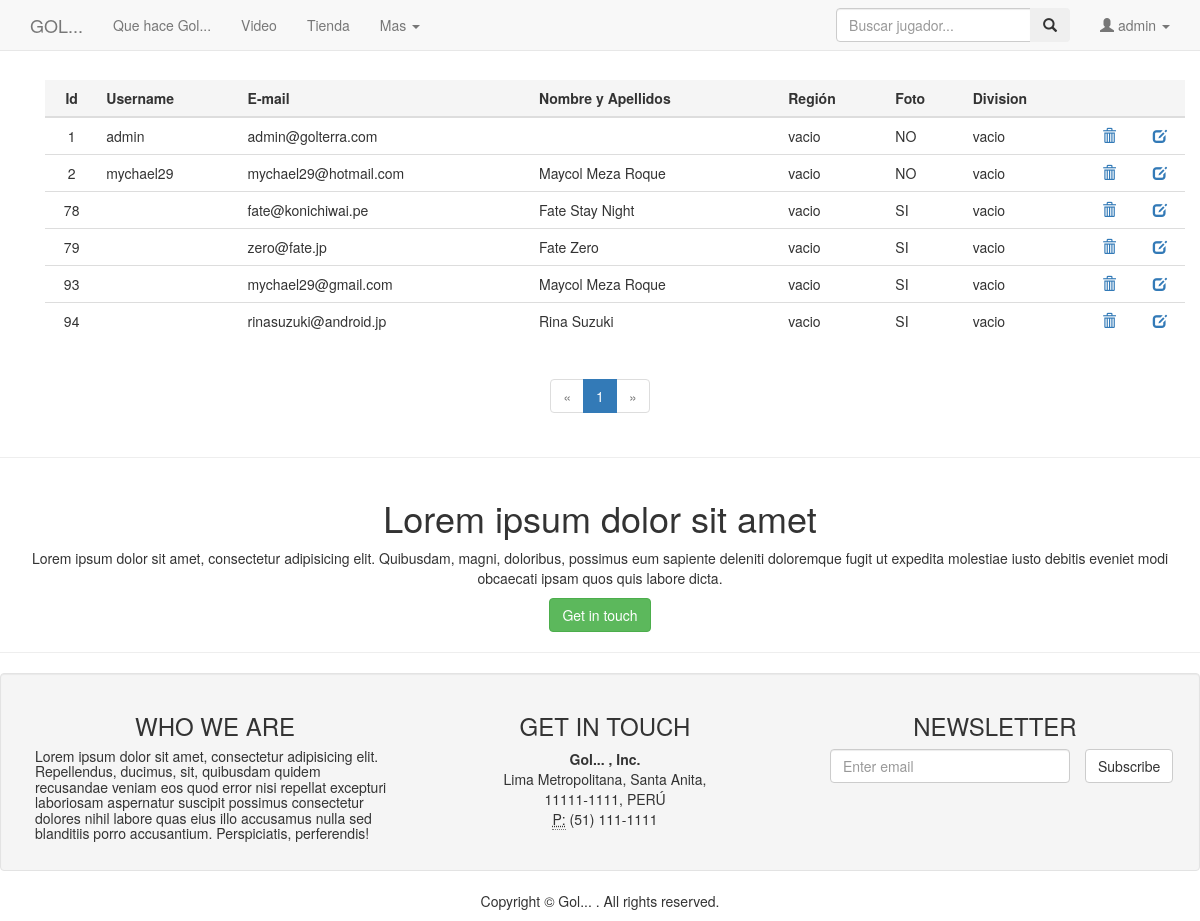
The app's page /golterra_v1/index_users.php (signed in) with its own data.
### tables this page shows
CREATE TABLE `usuarios` (
  `iduser_` int(9) NOT NULL,
  `username` varchar(45) DEFAULT NULL,
  `email` varchar(100) NOT NULL,
  `password` varchar(45) NOT NULL,
  `photo` varchar(150) DEFAULT NULL,
  `nombres` varchar(100) DEFAULT NULL,
  `region` varchar(45) DEFAULT NULL
);

### golterra_v1/modelo/paginacion.php (called while the page is built)
<?php
include('../config.php') ;
try{
	$conexion = new PDO($host,$usernameserver,$passwordserver);
	$conexion -> setAttribute(PDO::ATTR_ERRMODE, PDO::ERRMODE_EXCEPTION);
	$conexion -> exec("SET CHARACTER SET UTF8");
}catch(Exception $e){
	die("Error " . $e->getMessage());
	echo "Linea del error " . $e->getLine();
}
	$tamagno_paginas=18;
    if(isset($_GET["pagina"])){
		if ($_GET["pagina"]==1){
			header("Location:index_users.php");
		}else{
			$pagina=$_GET["pagina"];
		}
	}else{
		$pagina=1;
	}
	$empezar_desde=($pagina-1)*$tamagno_paginas;
	$sql_total="SELECT username, email, nombres FROM usuarios";
	$resultado=$conexion->prepare($sql_total);
	$resultado->execute(array());
	$num_filas=$resultado->rowCount();
	$total_paginas=ceil($num_filas/$tamagno_paginas);
?>

### golterra_v1/index_users.php (the view, shortened to what this page needs)
<!DOCTYPE html>
<html lang="en">
<head>
<link rel="stylesheet" href="css/bootstrap.css">
<link rel="stylesheet" href="../css/cssinfoprofile.css">
</head>
<body>
<nav class="navbar navbar-default navbar-fixed-top">
<div class="container">
  <div class="navbar-header">
    <a class="navbar-brand" href="index.php">GOL...</a> </div>
  <div class="collapse navbar-collapse" id="myDefaultNavbar1">
    <ul class="nav navbar-nav">
    <li class=""><a href="#">Que hace Gol...<span class="sr-only">(current)</span></a></li>
    <li><a href="#">Video</a></li>
    <li><a href="vista/store_index.php">Tienda</a></li>
    <li class="dropdown"> <a href="#" class="dropdown-toggle" data-toggle="dropdown" role="button" aria-expanded="false" aria-haspopup="true">Mas <span class="caret"></span></a>
    </li>
    </ul>
    <ul class="nav navbar-nav navbar-right" >
      <li class="dropdown"><a href="#" class="dropdown-toggle" data-toggle="dropdown" role="button" aria-expanded="false" aria-haspopup="true"><span class="glyphicon glyphicon-user"></span> <?php
      if(!isset($_SESSION['username'])){
        echo "Jugador";
      }else{
        if(empty($_SESSION['username']['username'])){
          echo "sin username";
        }else{
          echo $_SESSION['username']['username'];
        }
      }?> <span class="caret"></span></a>
      </li>
      </ul>
      <form class="navbar-form navbar-right" role="search">
      <form method="post" class="nav-search">
        <div class="input-group">
           <input id="nav-search-box" type="text" class="form-control" placeholder="Buscar jugador...">
             <span class="input-group-btn">
               <button class="btn search-btn" type="submit"> <i class="glyphicon glyphicon-search"></i> </button>
             </span>
        </div>
      </form>
</form>
</div>
</div>
</nav>
<br>
<br>
<br>
<br>
<section>
  <div class="container">
    <div class="row">
      <div class="col-xs-12 text-center">
      <?php
      require_once("config.php");
      $usuarios=array();
      require("modelo/paginacion.php");
      $consulta=$conexion->query("SELECT * FROM usuarios LIMIT $empezar_desde, $tamagno_paginas");
      while($filas=$consulta->fetch(PDO::FETCH_ASSOC)){
        $usuarios[]=$filas;
      }
      $matrizUsuario = $usuarios;
      ?>
<form action="<?php echo $_SERVER['PHP_SELF'];?>" method="post">
 <div class="container">
  <table class="table table-hover" >
    <thead>
    <tr class="active">
      <th class="text-center">Id</th>
      <th>Username</th>
      <th>E-mail</th>
      <th>Nombre y Apellidos</th>
      <th>Región</th>
      <th>Foto</th>
      <th>Division</th>
      <th class=""></th>
      <th class=""></th>
    </tr>
    </thead>
   <?php
		foreach($matrizUsuario as $persona):?>
   	<tr>
      <td><?php echo $persona["iduser_"]?></td>
      <td class="text-left"><?php echo $persona["username"]?></td>
      <td class="text-left"><?php echo $persona["email"]?></td>
      <td class="text-left"><?php echo $persona["nombres"]?></td>
      <td class="text-left">vacio</td>
      <td class="text-left"><?php
      if(empty($persona["photo"])){
        echo "NO";
      }else{
        if($persona["photo"]=="no imagen"){
          echo "NO";
        }else{
          echo "SI";
        }
      }?></td>
      <td class="text-left">vacio</td>
      <td class=""><a name='del' id='del' value='Borrar' href="modelo/borrar.php?Id=<?php echo $persona["iduser_"]?>"><span class="glyphicon glyphicon-trash"></span></a></td>
      <td class=""><a name='up' id='up' value='Actualizar' href="vista/editar.php?Id=<?php echo $persona["iduser_"]?> & username=<?php echo $persona["username"]?> & email=<?php echo $persona["email"]?> & nombres=<?php echo $persona["nombres"]?>"><span class="glyphicon glyphicon-edit"></span></a></td>
    </tr>
    <?php
	endforeach;
  ?>
  </table>
  </div>
</form>
<nav>
<ul class="pagination">
<?php
  if(($pagina - 1) == 0){
    echo "<li class='disabled'><a href='#'>&laquo;</a></li>";
  }else{
    echo "<li class=''><a href='?pagina=" . ($pagina-1) . "'>&laquo;</a></li>";
  }
  for($i=1; $i<=$total_paginas; $i++){
    if($pagina == $i){
      echo "<li class='active' method='get'><a name='num_paginacion' id='num_paginacion' href=''>" . $i . "</a></li>  ";
    }else{
      echo "<li class='' method='POST'><a name='num_paginacion' id='num_paginacion' href='?pagina=" . $i . "'>" . $i . "</a></li>  ";
    }
  }
  if($pagina == $total_paginas){
    echo "<li class='disabled'><a href='#'>&raquo;</a></li>";
  }else{
    echo "<li class=''><a href='?pagina=" . ($pagina+1) . "'>&raquo;</a></li>";
  }
?>
</ul>
</nav>
      </div>
    </div>
  </div>
</section>
<hr>
<section>
  <div class="container">
    <div class="row">
      <div class="col-lg-12 text-center">
        <h1>Lorem ipsum dolor sit amet</h1>
        <p>Lorem ipsum dolor sit amet, consectetur adipisicing elit. Quibusdam, magni, doloribus, possimus eum sapiente deleniti doloremque fugit ut expedita molestiae iusto debitis eveniet modi obcaecati ipsam quos quis labore dicta.</p>
		<button type="button" class="btn btn-success">Get in touch</button>
      </div>
    </div>
  </div>
</section>
<hr>
<div class="section well">
<div class="container">
   <div class="row">
<div class="col-lg-4 col-md-4">
        <h3 class="text-center">WHO WE ARE</h3>
        <h5>Lorem ipsum dolor sit amet, consectetur adipisicing elit. Repellendus, ducimus, sit, quibusdam quidem recusandae veniam eos quod error nisi repellat excepturi laboriosam aspernatur suscipit possimus consectetur dolores nihil labore quas eius illo accusamus nulla sed blanditiis porro accusantium. Perspiciatis, perferendis!</h5>
    </div>
<div class="col-lg-4 col-md-4">
  <h3 class="text-center">GET IN TOUCH</h3>
      <address class="text-center">
<strong>Gol... , Inc.</strong><br>
Lima Metropolitana, Santa Anita,<br>
11111-1111, PERÚ<br>
<abbr title="Phone">P:</abbr> (51) 111-1111
</address>
</div>
<div class="col-lg-4 col-md-4">
  <h3 class="text-center">NEWSLETTER</h3>
      <form>
<div class="form-group col-lg-9 col-md-8 col-sm-10 col-xs-10">
<input type="email" class="form-control" id="exampleInputEmail1" placeholder="Enter email">
</div>
<button type="submit" class="btn btn-default">Subscribe<br>
</button>
</form>
</div>
</div>
</div>
</div>
<footer class="text-center">
<div class="container">
<div class="row">
  <div class="col-xs-12">
    <p>Copyright © Gol... . All rights reserved.</p>
  </div>
</div>
</div>
</footer>
</body>
</html>

### records on screen
usuarios: iduser_ "1", username "admin", email "admin@golterra.com", shows "NO"
usuarios: iduser_ "2", username "mychael29", email "mychael29@hotmail.com", nombres "Maycol Meza Roque", shows "NO"
usuarios: iduser_ "78", email "fate@konichiwai.pe", nombres "Fate Stay Night", shows "SI"
usuarios: iduser_ "79", email "zero@fate.jp", nombres "Fate Zero", shows "SI"
usuarios: iduser_ "93", email "mychael29@gmail.com", nombres "Maycol Meza Roque", shows "SI"
usuarios: iduser_ "94", email "rinasuzuki@android.jp", nombres "Rina Suzuki", shows "SI"

### other values on screen
$_SESSION['username']['username'] "admin"
